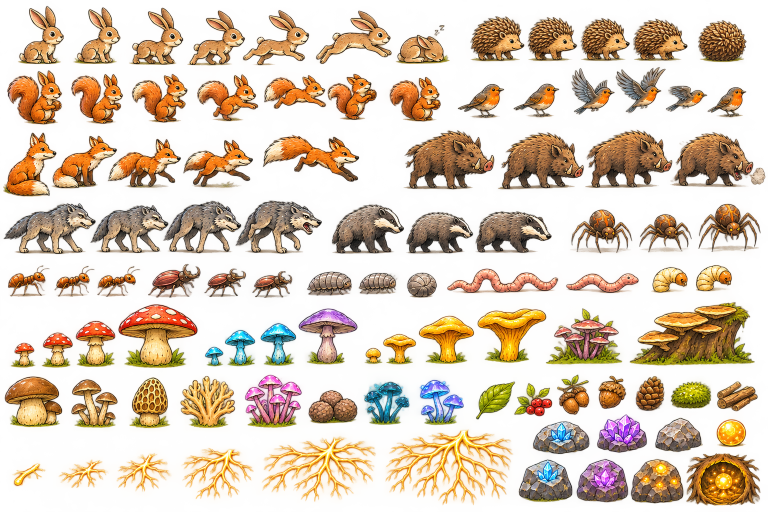
#> input picture art/source/sheet2_creatures.png, 1536 x 1024 px (shown at 1/2 size)
$ python cut_sheet2.py
#> lines starting #> are read from the running program, lines starting #| are printed output that depends on the picture; after the words box and inside, x2 and y2 are one past the last pixel; in counts of white or black regions, pixels touching at a corner belong together
#!/usr/bin/env python3
"""Cut art/source/sheet2_creatures.png (already transparent) into art/sprites2/*.png.
Objects are found by their alpha, grouped into the sheet's 8 rows and named in reading order."""
import os
import numpy as np
from PIL import Image
from scipy import ndimage as ndi

ROOT = os.path.dirname(os.path.dirname(os.path.abspath(__file__)))
SRC = os.path.join(ROOT, 'art', 'source', 'sheet2_creatures.png')
OUT = os.path.join(ROOT, 'art', 'sprites2')
BANDS = [(0, 135), (135, 255), (255, 395), (395, 515), (515, 600), (600, 745), (745, 862), (862, 1024)]
NAMES = [
    ['rabbit_sit', 'rabbit_sit2', 'rabbit_crouch', 'rabbit_hop1', 'rabbit_hop2', 'rabbit_leap', 'rabbit_sleep',
     'hedgehog_1', 'hedgehog_2', 'hedgehog_3', 'hedgehog_4', 'hedgehog_ball'],
    ['squirrel_sit', 'squirrel_sit2', 'squirrel_stand', 'squirrel_run1', 'squirrel_run2', 'squirrel_eat', 'squirrel_eat2',
     'robin_stand', 'robin_peck', 'robin_fly1', 'robin_fly2', 'robin_fly3', 'robin_stand2'],
    ['fox_sit', 'fox_stand', 'fox_walk1', 'fox_walk2', 'fox_run', 'boar_1', 'boar_2', 'boar_3', 'boar_root', 'boar_puff'],
    ['wolf_1', 'wolf_2', 'wolf_3', 'wolf_growl', 'badger_1', 'badger_2', 'badger_3', 'spider_1', 'spider_2', 'spider_3'],
    ['ant_1', 'ant_2', 'ant_3', 'beetle_1', 'beetle_2', 'beetle_3', 'louse_1', 'louse_2', 'louse_ball',
     'worm_long', 'worm_short', 'grub_1', 'grub_2'],
    ['amanita_1', 'amanita_2', 'amanita_3', 'amanita_4', 'blue_1', 'blue_2', 'blue_3', 'purple_1',
     'chant_1', 'chant_2', 'chant_3', 'chant_4', 'pink_cluster', 'bracket_stump'],
    ['bolete', 'bolete_cluster', 'morel', 'coral', 'magenta_cluster', 'truffles', 'teal_cluster', 'violet_cluster',
     'leaf2', 'berries', 'acorns', 'acorn', 'pinecone', 'moss', 'sticks'],
    ['myc_1', 'myc_2', 'myc_3', 'myc_4', 'myc_5', 'myc_6', 'ore_blue_low', 'ore_blue', 'ore_purple_low', 'ore_purple',
     'ore_gold', 'rock_plain', 'nest_glow', 'orb'],
]

im = Image.open(SRC).convert('RGBA')
#> im is the input picture: PIL image 1536x1024 RGBA; mean R, G, B, A 154.4, 114.9, 66.1, 89.8
a = np.asarray(im)
solid = a[..., 3] > 128
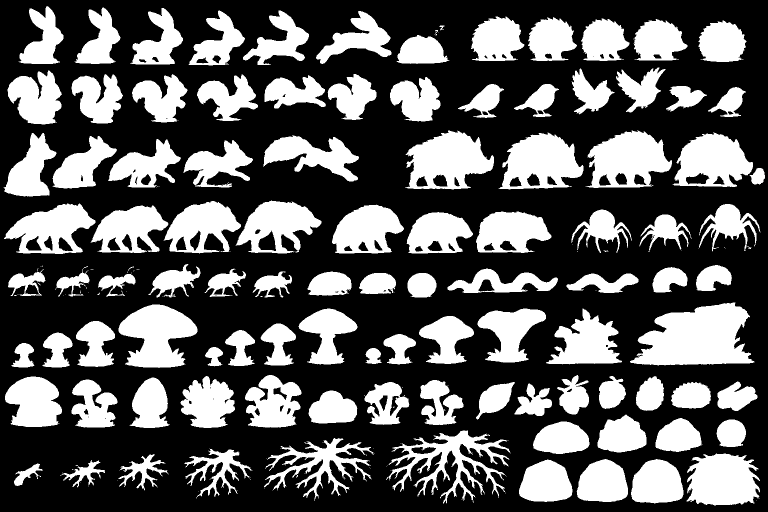
#> solid: shape (1024, 1536) bool (shown at 1/2 size); 35.4% white; 223 white regions (119 under 20 px), largest, box (x1, y1, x2, y2) and area: (1260, 605, 1509, 731) 21185, (810, 261, 988, 379) 13337, (1171, 260, 1344, 376) 12841
lab, _ = ndi.label(ndi.binary_dilation(solid, iterations=1))
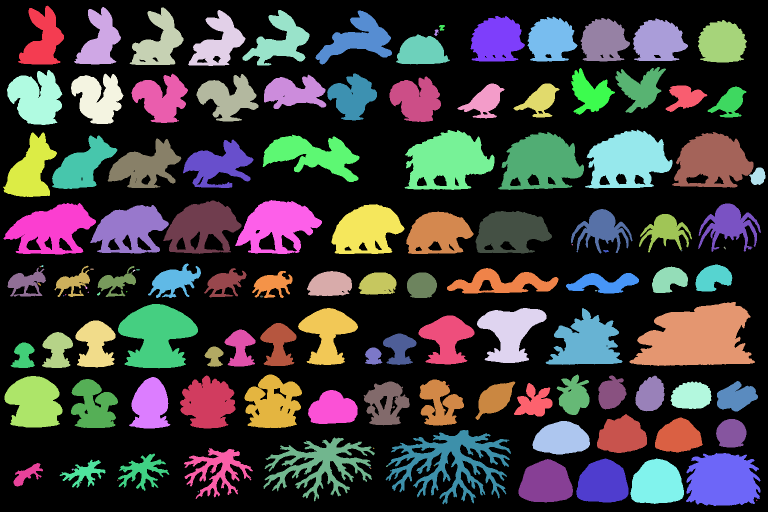
#> lab: shape (1024, 1536) int32 (shown at 1/2 size); 134 distinct labels, from 0 to 133; one colour per label, 0 black
rows = [[] for _ in BANDS]
#> rows = [[], [], [], [], [], [], [], []]
for i, sl in enumerate(ndi.find_objects(lab), 1):
    if (solid[sl] & (lab[sl] == i)).sum() <= 250:
        continue
    cy = (sl[0].start + sl[0].stop) / 2
    for k, (y0, y1) in enumerate(BANDS):
        if y0 <= cy < y1:
            rows[k].append((sl, i))
#> this loop made 133 passes
#> cy on passes 1, 2, 3, 4, 5, 6, 7, 8, 9, 10, 11, 15: 70, 71.5, 72.5, 76, 75.5, 75, 77.5, 78, 79.5, 79.5, 82.5, 99
os.makedirs(OUT, exist_ok=True)
for k, (names, objs) in enumerate(zip(NAMES, rows)):
    objs.sort(key=lambda o: o[0][1].start)
    assert len(objs) == len(names), (k, len(objs), len(names))
    for name, (sl, i) in zip(names, objs):
        p = 2
        y0, y1 = max(0, sl[0].start - p), min(a.shape[0], sl[0].stop + p)
        x0, x1 = max(0, sl[1].start - p), min(a.shape[1], sl[1].stop + p)
        crop = a[y0:y1, x0:x1].copy()
        crop[..., 3] = np.where(lab[y0:y1, x0:x1] == i, crop[..., 3], 0)  # drop the neighbours' pixels
        Image.fromarray(crop, 'RGBA').save(os.path.join(OUT, name + '.png'), optimize=True)
#> this loop made 8 passes
#> pass 1, `Image.fromarray(crop, 'RGBA').save(os.path.join(OUT, name + '.png'), o..`:
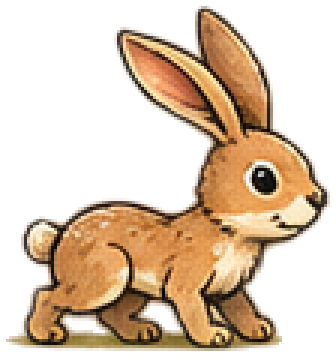
#> saved as rabbit_crouch.png: PIL image 112x119 RGBA (shown 3 times larger); mean R, G, B, A 169.5, 125.2, 78.2, 108.8; transparent parts drawn white
#> pass 1, `Image.fromarray(crop, 'RGBA').save(os.path.join(OUT, name + '.png'), o..`:
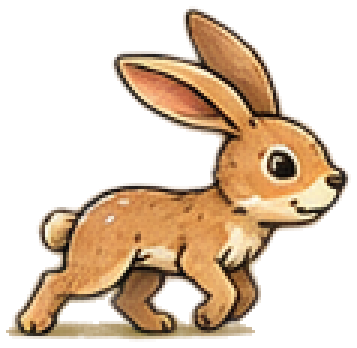
#> saved as rabbit_hop1.png: PIL image 119x116 RGBA (shown 3 times larger); mean R, G, B, A 169.7, 125.6, 79.3, 100.3; transparent parts drawn white
print('saved', sum(len(n) for n in NAMES), 'sprites to', OUT)
#| saved 101 sprites to art/sprites2

# the two forest backgrounds: top half is day, bottom half is night (a white line between)
bg = Image.open(os.path.join(ROOT, 'art', 'source', 'bg_day_night.png')).convert('RGB')
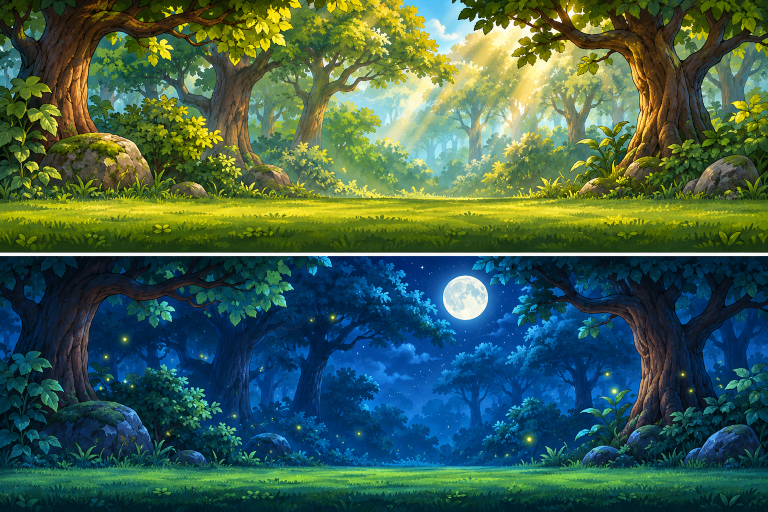
#> input picture art/source/bg_day_night.png, 1536 x 1024 px (shown at 1/2 size)
#> bg is the input picture: PIL image 1536x1024 RGB; mean R, G, B 62.7, 95.8, 77
bg.crop((0, 0, bg.width, 503)).save(os.path.join(ROOT, 'art', 'sprites', 'bg_day.jpg'), quality=90)
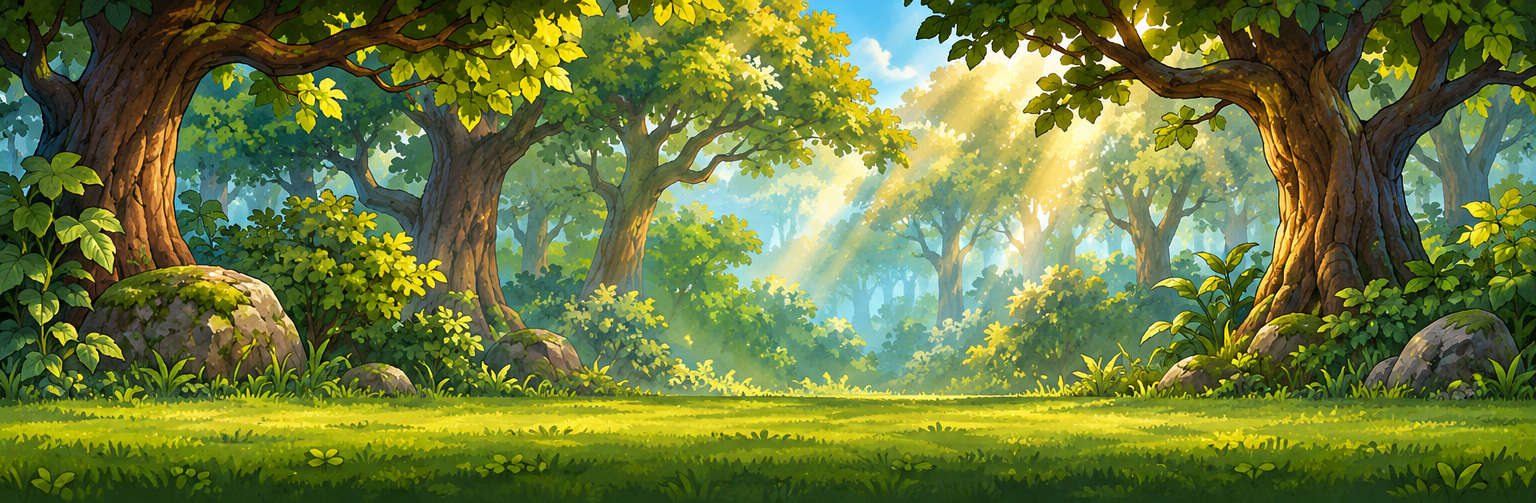
#> saved as bg_day.jpg: PIL image 1536x503 RGB; mean R, G, B 107.1, 122.3, 59.2
bg.crop((0, 513, bg.width, bg.height)).save(os.path.join(ROOT, 'art', 'sprites', 'bg_night.jpg'), quality=90)
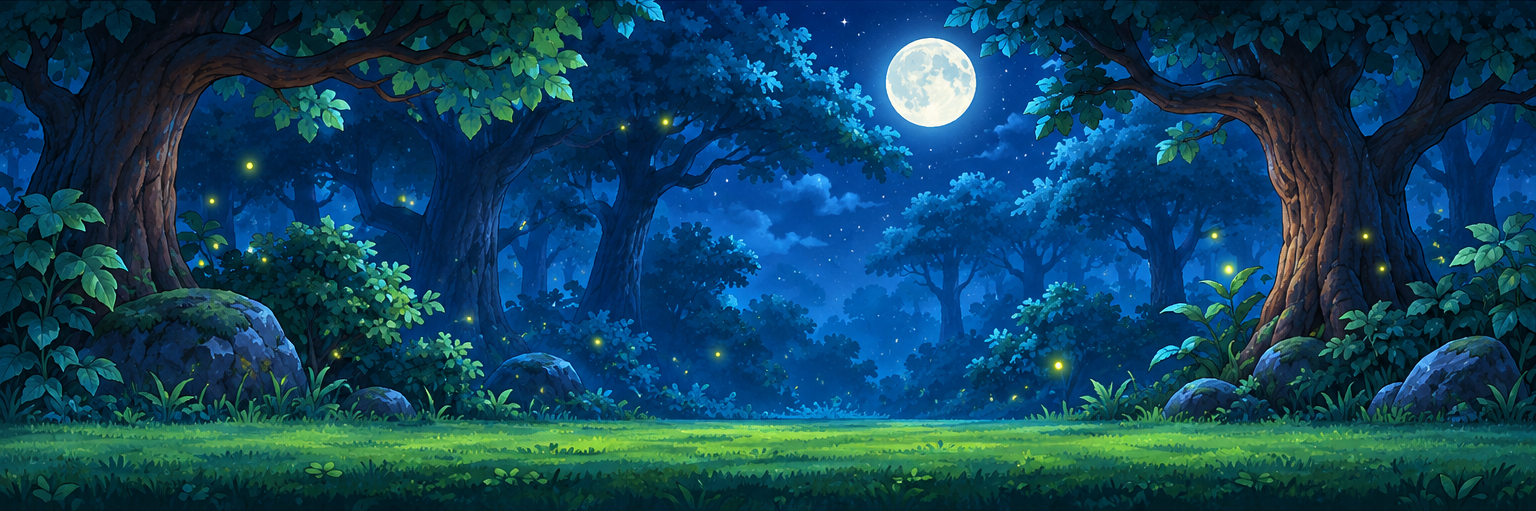
#> saved as bg_night.jpg: PIL image 1536x511 RGB; mean R, G, B 16.6, 68, 92.6
print('saved bg_day.jpg, bg_night.jpg')
